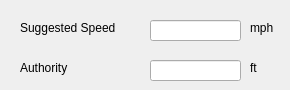
      <widget class="QWidget" name="train3">
       <attribute name="title">
        <string>Train3</string>
       </attribute>
       <widget class="QLabel" name="indTrainSuggestedSpeedLabel_3">
        <property name="geometry">
         <rect>
          <x>20</x>
          <y>20</y>
          <width>101</width>
          <height>16</height>
         </rect>
        </property>
        <property name="text">
         <string>Suggested Speed</string>
        </property>
       </widget>
       <widget class="QLabel" name="indTrainAuthorityLabel_3">
        <property name="geometry">
         <rect>
          <x>20</x>
          <y>60</y>
          <width>71</width>
          <height>16</height>
         </rect>
        </property>
        <property name="text">
         <string>Authority</string>
        </property>
       </widget>
       <widget class="QLineEdit" name="indTrainSuggestedSpeedDisplay_3">
        <property name="geometry">
         <rect>
          <x>150</x>
          <y>20</y>
          <width>91</width>
          <height>21</height>
         </rect>
        </property>
       </widget>
       <widget class="QLineEdit" name="indTrainAuthorityDisplay_3">
        <property name="geometry">
         <rect>
          <x>150</x>
          <y>60</y>
          <width>91</width>
          <height>21</height>
         </rect>
        </property>
       </widget>
       <widget class="QLabel" name="mphUnitLabel_3">
        <property name="geometry">
         <rect>
          <x>250</x>
          <y>20</y>
          <width>31</width>
          <height>16</height>
         </rect>
        </property>
        <property name="text">
         <string>mph</string>
        </property>
       </widget>
       <widget class="QLabel" name="ftUnitLabel_3">
        <property name="geometry">
         <rect>
          <x>250</x>
          <y>60</y>
          <width>21</width>
          <height>16</height>
         </rect>
        </property>
        <property name="text">
         <string>ft</string>
        </property>
       </widget>
      </widget>
